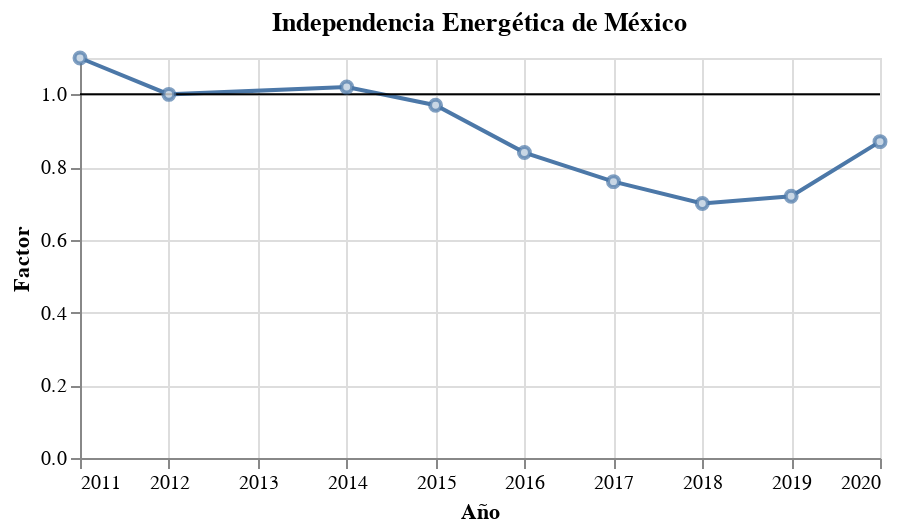

Here is the notebook cell this chart was saved with:
### Code cell
figura = alt.Chart(ind).mark_line(point=True,).encode(
x='Año',
y='Factor'
).properties(
    title="Independencia Energética de México",
    width=400,height=200,
)


point = figura.mark_point(fill='White')

figura + line + point

### Figure 1 — Vega-Lite specification as saved in the notebook (floating-point values rounded to 4 significant figures)
{"config": {"view": {"continuousWidth": 400, "continuousHeight": 300}}, "layer": [{"data": {"name": "data-8a5caa461df2cc9ccd8cf652f15fa6eb"}, "mark": {"type": "line", "point": true}, "encoding": {"x": {"field": "Año", "type": "temporal"}, "y": {"field": "Factor", "type": "quantitative"}}, "height": 200, "title": "Independencia Energética de México", "width": 400}, {"data": {"name": "empty"}, "mark": "rule", "encoding": {"y": {"datum": 1}}}, {"data": {"name": "data-8a5caa461df2cc9ccd8cf652f15fa6eb"}, "mark": {"type": "point", "fill": "White"}, "encoding": {"x": {"field": "Año", "type": "temporal"}, "y": {"field": "Factor", "type": "quantitative"}}, "height": 200, "title": "Independencia Energética de México", "width": 400}], "$schema": "https://vega.github.io/schema/vega-lite/v4.17.0.json", "datasets": {"data-8a5caa461df2cc9ccd8cf652f15fa6eb": [{"Factor": 1.1, "Año": "2011-01-01T00:00:00"}, {"Factor": 1.0, "Año": "2012-01-01T00:00:00"}, {"Factor": 1.02, "Año": "2014-01-01T00:00:00"}, {"Factor": 0.97, "Año": "2015-01-01T00:00:00"}, {"Factor": 0.84, "Año": "2016-01-01T00:00:00"}, {"Factor": 0.76, "Año": "2017-01-01T00:00:00"}, {"Factor": 0.7, "Año": "2018-01-01T00:00:00"}, {"Factor": 0.72, "Año": "2019-01-01T00:00:00"}, {"Factor": 0.87, "Año": "2020-01-01T00:00:00"}], "empty": [{}]}}
